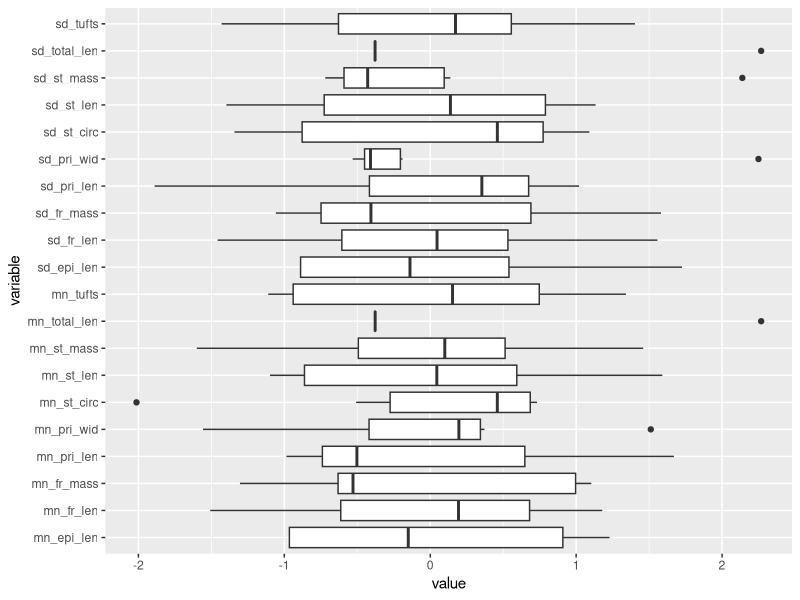
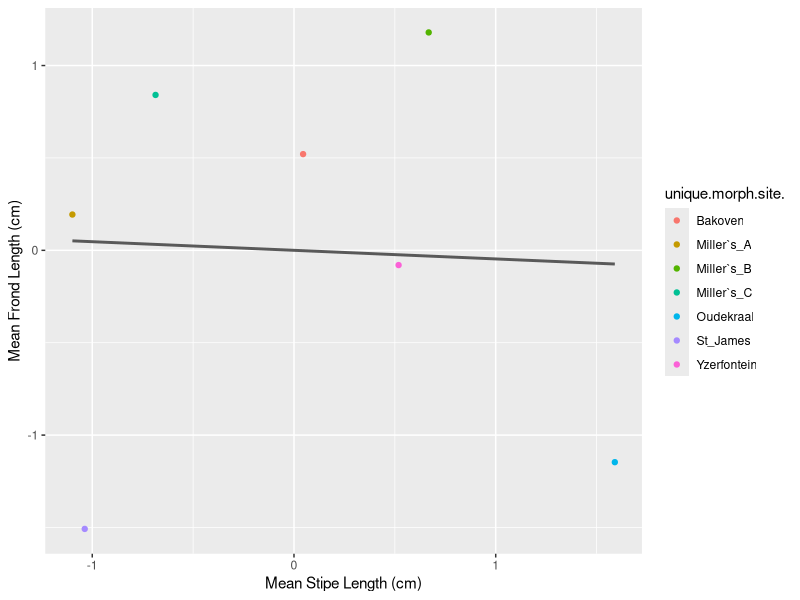
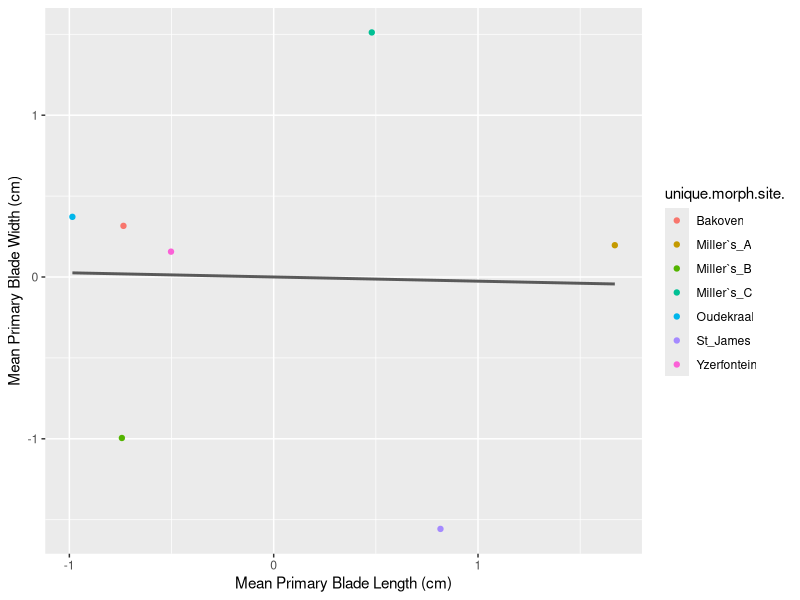
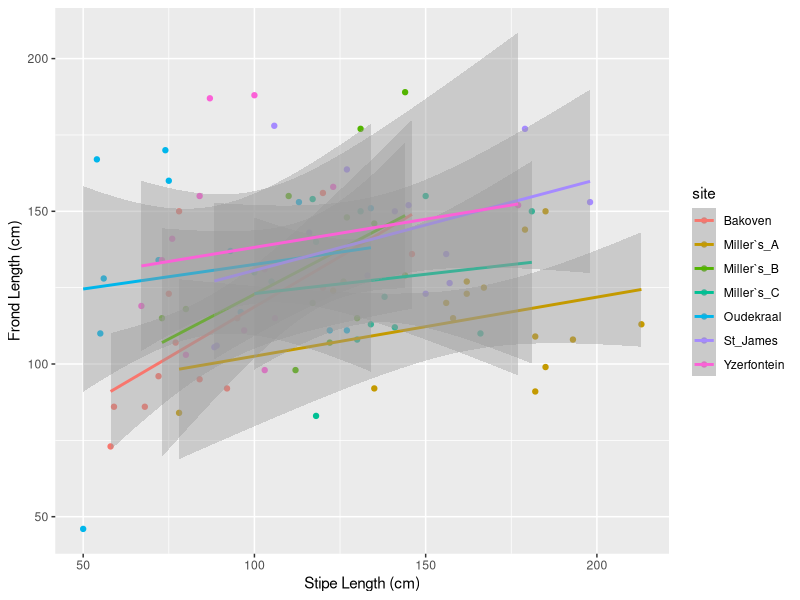
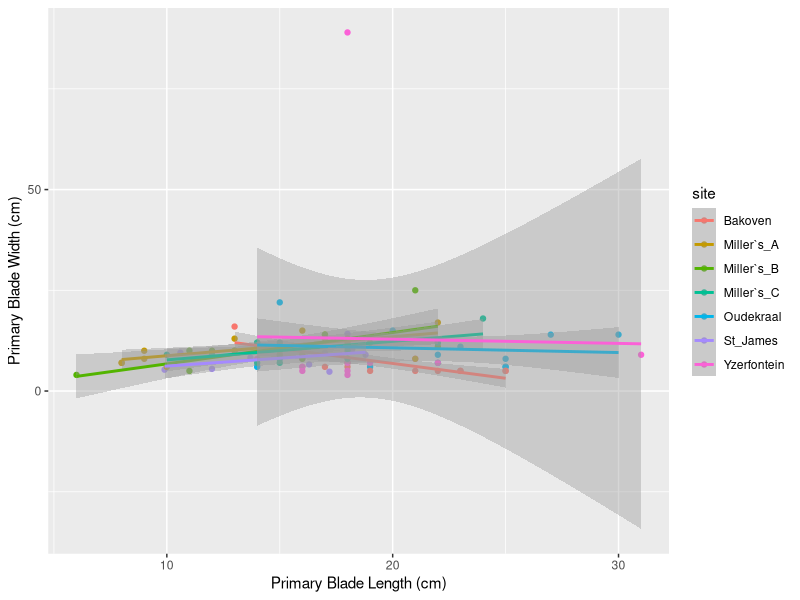
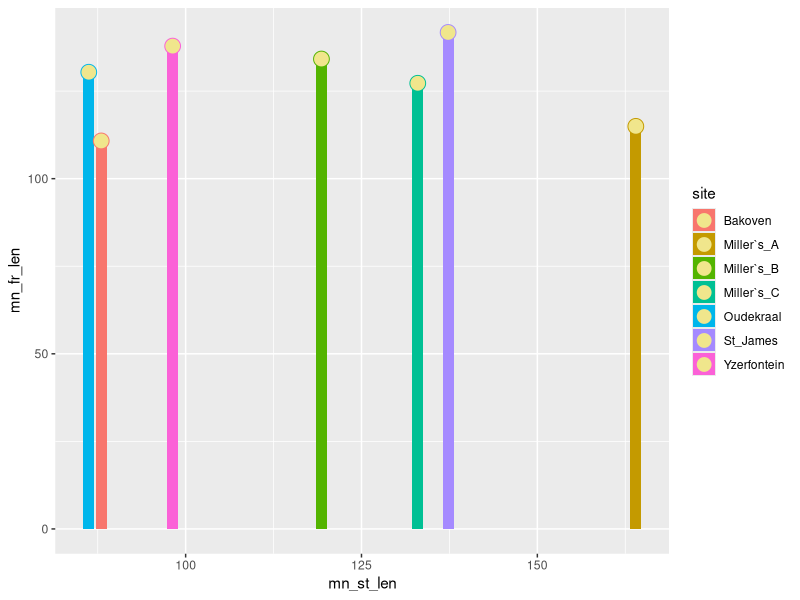
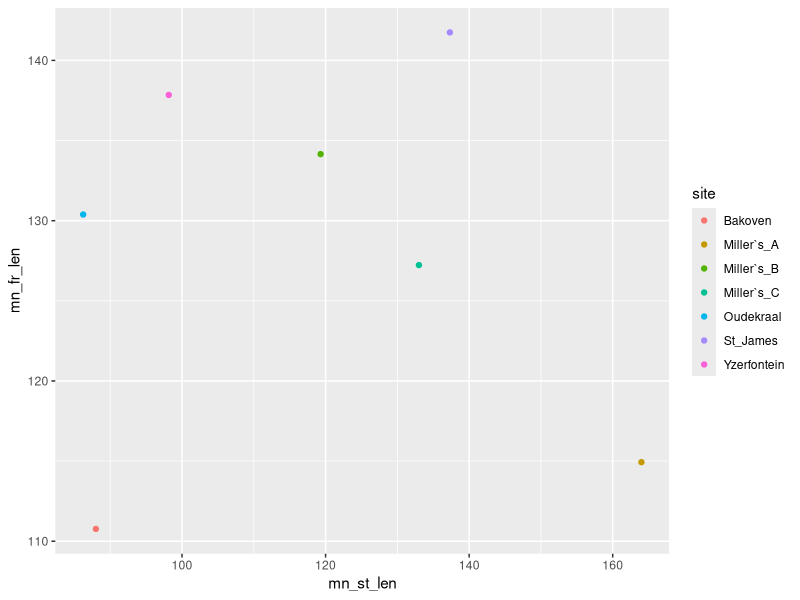
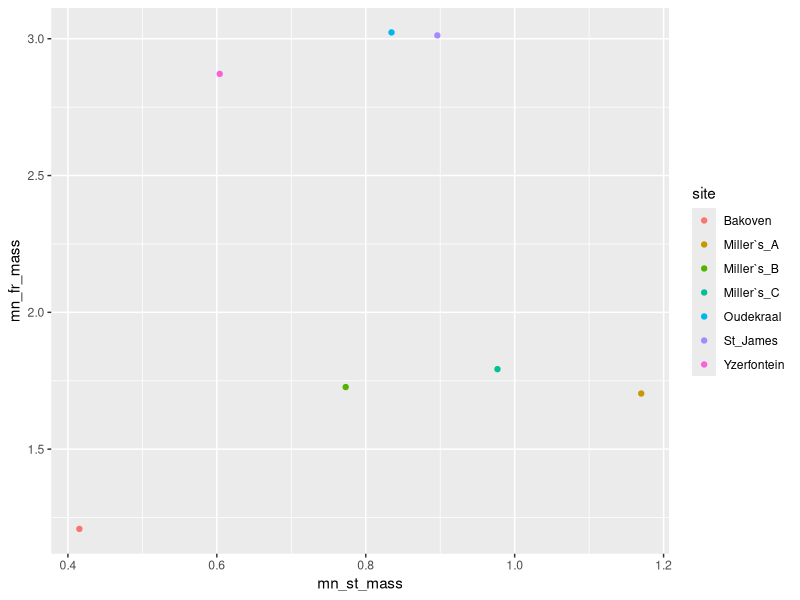

Source code (R) for these figures, in order: (Note: this script raises an error after producing the figures.)
#results 

# load libraries  ---------------------------------------------------------

library(tidyverse)
library(ggplot2)
library(ggpubr)
library(vegan)

# load data ---------------------------------------------------------------

#loading data about the morphometric properties of Ecklonia maxima 

morph <- read_csv("morph.csv")


# standardise data --------------------------------------------------------

morph <- as_tibble(morph)

sites <- data.frame(unique(morph$site))

stand.morph <- morph %>%
  group_by(site) %>%     # not working 
  summarise(mn_fr_mass = mean(frond_mass), 
            sd_fr_mass = sd(frond_mass),
            mn_pri_len = mean(primary_length),
            sd_pri_len = sd(primary_length), 
            mn_pri_wid = mean(primary_width),
            sd_pri_wid = sd(primary_width), 
            mn_fr_len = mean(frond_length),
            sd_fr_len = sd(frond_length),
            mn_st_mass = mean(stipe_mass),
            sd_st_mass = sd(stipe_mass), 
            mn_st_len = mean(stipe_length),
            sd_st_len = sd(stipe_length), 
            mn_st_circ = mean(stipe_circ), 
            sd_st_circ = sd(stipe_circ),
            mn_tufts = mean(tufts), 
            sd_tufts = sd(tufts),
            mn_epi_len = mean(epi_length),
            sd_epi_len = sd(epi_length),
            mn_total_len = mean(total_length), 
            sd_total_len = sd(total_length))


m1 <- dplyr::select(stand.morph, mn_fr_mass, sd_fr_mass, mn_pri_len, sd_pri_len, mn_pri_wid, sd_pri_wid, 
                    mn_fr_len, sd_fr_len, mn_st_mass, sd_st_mass, mn_st_len, sd_st_len, 
                    mn_st_circ, sd_st_circ,mn_tufts, sd_tufts, mn_epi_len, sd_epi_len, mn_total_len, sd_total_len)

#calculate z-scores 
z_morph <- decostand(m1, method = "standardize")

#combine z scores with sites 
z_morph1 <- cbind(sites, z_morph)

# visualising data --------------------------------------------------------


# convert wide data to long data 
morph_long <- z_morph1 %>% 
  gather(key = "variable", value = "value", - unique.morph.site.)

# visualising data 
ggplot(data = morph_long, aes(x = variable, y = value)) + #fill = unique.morph.site. 
  geom_boxplot() +
  coord_flip()

# facet wrap main--------------------------------------------------------------

#length
ggplot(z_morph1, aes(x = mn_st_len, y = mn_fr_len)) + 
  geom_point(aes(colour = unique.morph.site.)) +
  geom_smooth(method = "lm", se = FALSE, colour = "grey35") +
  #facet_wrap(~unique.morph.site.)+
  labs(x = "Mean Stipe Length (cm)", y = "Mean Frond Length (cm)")

#primary blade
#ggplot(morph, aes(x = primary_length, y = primary_width)) + 
# geom_point(aes(colour = site)) +
#  geom_smooth(method = "lm", se = FALSE, colour = "grey35") +
# facet_wrap(~site)+
# labs(x = "Primary Blade Length (cm)", y = "Primary Blade Width (cm)")

ggplot(z_morph1, aes(x = mn_pri_len, y = mn_pri_wid)) + 
  geom_point(aes(colour = unique.morph.site.)) +
  geom_smooth(method = "lm", se = FALSE, colour = "grey35") +
  #facet_wrap(~unique.morph.site.)+
  labs(x = "Mean Primary Blade Length (cm)", y = "Mean Primary Blade Width (cm)")

# graph -------------------------------------------------------------------

ggplot(morph, aes(x = stipe_length, y = frond_length, colour = site, group = site)) + 
  geom_point() +
  geom_smooth(method = "lm", se = TRUE) +
  labs(x = "Stipe Length (cm)", y = "Frond Length (cm)")

ggplot(morph, aes(x = primary_length, y = primary_width, colour = site, group = site)) + 
  geom_point() +
  geom_smooth(method = "lm", se = TRUE) +
  labs(x = "Primary Blade Length (cm)", y = "Primary Blade Width (cm)")

#SE overlap means not sig different from each other, still need to confirm by anova or t-test

# means -------------------------------------------------------------------

stand.morph
  
# lollipop graph

ggplot(stand.morph, aes(y = mn_fr_len, x = mn_st_len)) +
  geom_col(aes(fill = site)) +
  geom_point(aes(colour = site), shape = 21, fill = "Khaki", size = 5)

# length 
ggplot(stand.morph, aes(y = mn_fr_len, x = mn_st_len)) +
  geom_point(aes(colour = site))

# mass
ggplot(stand.morph, aes(x = mn_st_mass, y = mn_fr_mass)) +
  geom_point(aes(colour = site))

# primary blade
ggplot(morph1, aes(x = mn_pr_len, y = mn_pr_width)) +
  geom_point(aes(colour = site))

# t-test ------------------------------------------------------------------
# on two sites 
# load data  
morphy <- read_csv("morph.csv")


# convert wide data to long data 
morphy_long <- morphy %>% 
  gather(key = "variable", value = "value", -site, -ind, -date, -depth, -fertile)

# visualising data 
ggplot(data = morphy_long, aes(x = variable, y = value, fill = site)) +
  geom_boxplot() +
  coord_flip()

# filter the data
morphy_sub <- morphy_long %>% 
  filter(variable == "stipe_length") # & frond length

# then create a new figure
ggplot(data = morphy_sub, aes(x = variable, y = value, fill = site)) +
  geom_boxplot(notch = TRUE) +
  coord_flip() +
  labs(y = "Stipe length (cm)", x = "") +
  theme(axis.text.y = element_blank(),
        axis.ticks.y = element_blank())

# checking assumptions 
morphy_sub %>% 
  group_by(site) %>% 
  summarise(stipe_length_var = var(value)[1],
            stipe_length_norm = as.numeric(shapiro.test(value)[2]))

#running an analysis

# traditional output 
# t.test(value ~ site, data = morphy_sub, var.equal = TRUE, alternative = "greater")
#(reduce to 2 levels)


# Heatmap  ----------------------------------------------------------------

library(reshape2)
library(corrplot)

#  test a hypothesis  -----------------------------------------------------
cor.test(morph$frond_length, morph$stipe_length)
# p-value:  chance data is random
# CI dont cross over 0 = not significant , cross over = significant
# report Pearson coeff = 


# visualise data 
ggplot(data = morph, aes(x = frond_length, y = stipe_length)) +
  geom_point()


# run multiple correlations at once  --------------------------------------

morph_sub <- morph %>% 
  #select(-species, - site, - ID)
  select(frond_mass:total_length, -tufts, -epi_length)

# just produces cor coefficients for whole dataset  
morph_cor <- cor(morph_sub)

morph_cor


# Spearman Rank test ------------------------------------------------------

# create ordinal data
morph$length <- as.numeric(cut((morph$stipe_length + morph$frond_length), breaks = 3))
# size classes (breaks = 3)
# not really neccessary 

# run a Spearman test 
cor.test(morph$total_length, morph$stipe_circ, method = "spearman")
# rho value = 
# p- value =   = (not)random, (no)sig diff
# warning = little samples and range of ranking 


# Kendall rank  -----------------------------------------------------------
# not normal data 

# test for normlity -------------------------------------------------------

morph_norm <- morph_sub %>% 
  gather(key = "variable") %>% 
  group_by(variable) %>% 
  summarise(variable_norm = as.numeric(shapiro.test(value)[2]))

morph_norm
#primary length, frond length and total length are not normal

cor.test(morph$primary_length, morph$primary_width, method = "kendall")
# z value = 
# tau = 
# p = 


# Visualise all the things  -----------------------------------------------

library(corrplot)

morph_pearson <- cor(morph_sub)

corrplot(morph_pearson, method = "circle")
# try in ggplot 
# positive or negative influence size of dots 

library(reshape2)

melt.morph <- melt(morph_pearson)

ggplot(melt.morph, aes(x = Var1, y = Var2, fill = value)) +
  geom_tile() +
  scale_fill_gradient(low = "white", high = "Indianred", name = "Pearson Correlation") +
  theme(axis.text.x = element_text(angle = 45, vjust = 1, size = 12, hjust = 1))
